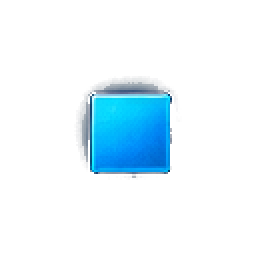
#> input picture assets/huds/minimap_ally.png, 128 x 128 px (shown 2 times larger); its folder holds only this picture in this run
$ python native_jpg.py ../assets/huds
#> lines starting #> are read from the running program, lines starting #| are printed output that depends on the picture
### tools/pack_web.py
# Хөтчийн build-ийн файлуудыг багцална (tools/build_web.ps1 дуудна).
#
#   python tools/pack_web.py <staged assets хавтас> <гаралтын хавтас> <manifest.json>
#
# Оролт: CMake-ийн бэлтгэсэн build_web/web_assets (тоглоомд хэрэгтэй файлууд л, хуудасны FS-ийн "/" үндэс).
# Хэмжээг багасгана:
#   - том текстурууд (*.png, HUD/icon-оос бусад) -> JPG (85 чанар; тунгалаг хэсэг нь зөвхөн UV-ийн хоосон зай)
#   - дуу (*.wav) -> OGG Vorbis (тоглоом .wav байхгүй бол .ogg-ийг ачаалдаг, src/Audio.cpp)
# Багцууд (web/shell.html татна):
#   core       - эхлэхэд заавал (цэс, дүрүүд, зэвсэг, газар, дуу, холын мод)
#   world      - унаа, мод, торх: тоглоом эхэлсний дараа ар талд татагдаж, анх аймагт орохдоо ачаалагдана
#   city/<нэр> - аймгийн төв бүрийн газрын зураг: тухайн аймагт орохдоо л
# Багцын нэрэнд агуулгын хэш орно (packs/world.1a2b3c4d.data): өөрчлөгдөөгүй багцыг шинэ хувилбарт дахин
# татахгүй (хөтчийн кэш). Хувиргасан файлуудыг build_web/pack_cache-д хадгалж дараагийн build-д дахин хийхгүй.
#
# Багцын бүтэц: "ZMPK", uint32 JSON-ий урт, JSON [[зам, эхлэл, хэмжээ], ...] (эхлэл нь өгөгдлийн хэсгээс), өгөгдөл.
import hashlib
import io
import json
import os
import struct
import sys

from PIL import Image
import soundfile

KEEP_PNG = ("assets/huds/", "assets/icons/")  # жижиг, тунгалаг дүрсүүд
WORLD = ("assets/cars/", "assets/trees/", "assets/pooshig/")
JPEG_QUALITY = 85
OGG_LEVEL = 0.5  # libsndfile: 0 = хамгийн өндөр чанар, 1 = хамгийн бага хэмжээ


def convert(source, rel, cache):
    """(шинэ зам, өгөгдөл): хөрвүүлэх шаардлагагүй бол эх файл."""
#> called with source = '../assets/huds/minimap_ally.png', rel = 'assets/minimap_ally.png', cache = 'build_web/pack_cache'
    data = open(source, "rb").read()
    if rel.endswith(".png") and not rel.startswith(KEEP_PNG):
        target, kind = rel[:-4] + ".jpg", "jpg"
    elif rel.endswith(".wav"):
        target, kind = rel[:-4] + ".ogg", "ogg"
    else:
        return rel, data
    key = hashlib.sha1(data).hexdigest()[:16]
    cached = os.path.join(cache, key + "." + kind)
    if os.path.exists(cached):
        return target, open(cached, "rb").read()
    out = io.BytesIO()
    if kind == "jpg":
        image = Image.open(io.BytesIO(data))
#> image is the input picture: PIL image 128x128 RGBA; mean R, G, B, A 1.2, 16.9, 24.8, 26.7
        if image.mode in ("RGBA", "LA", "P"):
            image = image.convert("RGBA")
            # Тунгалаг хэсгийг (UV-ийн хоосон зай) хар биш, ойролцоох өнгөөр: шүүлтүүрийн үед ирмэг харлахгүй
            background = image.resize((max(1, image.width // 16), max(1, image.height // 16)), Image.BOX)
            background = background.resize(image.size, Image.BILINEAR)
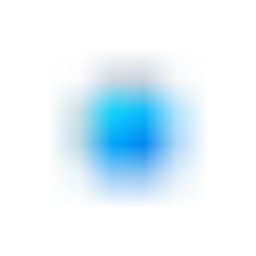
#> background: PIL image 128x128 RGBA (shown 2 times larger); mean R, G, B, A 6.3, 50, 73.3, 26.7; transparent parts drawn white
            background.paste(image, (0, 0), image)
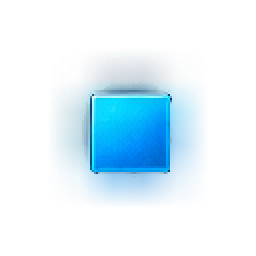
#> background: PIL image 128x128 RGBA (shown 2 times larger); mean R, G, B, A 6.5, 49.2, 72.3, 33.6; transparent parts drawn white
            image = background
        image.convert("RGB").save(out, "JPEG", quality=JPEG_QUALITY, optimize=True, progressive=False)
    else:
        samples, rate = soundfile.read(io.BytesIO(data), dtype="float32")
        soundfile.write(out, samples, rate, format="OGG", subtype="VORBIS", compression_level=OGG_LEVEL)
    os.makedirs(cache, exist_ok=True)
    open(cached, "wb").write(out.getvalue())
    return target, out.getvalue()


# [49 lines left out: functions group_of, main, not called in this run]


# [2 lines that do not run on import are left out]

### tools/native_jpg.py
# Android, Windows-ийн багцад бэлтгэсэн assets хавтасны том PNG текстуруудыг JPG болгоно (tools/build_android.ps1,
# tools/build_installer.ps1 дуудна). Вебийн багцлагчтай (tools/pack_web.py) ижил дүрэм, ижил кэш:
#   - huds/, icons/ доторх тунгалаг жижиг дүрсүүд, window_icon.png PNG хэвээр
#   - бусад *.png -> *.jpg (85 чанар), PNG-г устгана. Тоглоом .png олдохгүй бол .jpg-г ачаална (src/Platform.cpp ImageFile).
#   - sounds/narration/*.wav -> *.ogg (мэдэгдлийн дуу хоолой; бусад дуу WAV хэвээр)
#
#   python tools/native_jpg.py <assets хавтас>
import os
import sys

sys.path.insert(0, os.path.dirname(os.path.abspath(__file__)))
from pack_web import convert  # noqa: E402

ROOT = os.path.dirname(os.path.dirname(os.path.abspath(__file__)))
CACHE = os.path.join(ROOT, "build_web", "pack_cache")
KEEP = ("huds/", "icons/")
KEEP_FILES = ("window_icon.png",)


def main():
    folder = sys.argv[1]
    before = after = count = 0
    for base, _, files in os.walk(folder):
        for name in files:
            if not name.endswith(".png") or name in KEEP_FILES:
                continue
            path = os.path.join(base, name)
            rel = os.path.relpath(path, folder).replace("\\", "/")
            if rel.startswith(KEEP):
                continue
            # convert() нь "assets/..." замын дүрэм хэрэглэдэг (KEEP_PNG)
            target, data = convert(path, "assets/" + rel, CACHE)
            if not target.endswith(".jpg"):
                continue
            before += os.path.getsize(path)
            out = path[:-4] + ".jpg"
            open(out, "wb").write(data)
            after += len(data)
            os.remove(path)
            count += 1
    print(f"native_jpg: {count} textures {before / 1e6:.1f} MB -> {after / 1e6:.1f} MB")
    # Мэдэгдлийн дуу хоолой (sounds/narration/*.wav) -> OGG: тоглоом .wav олдохгүй бол .ogg-г ачаална (src/Audio.cpp)
    voices = os.path.join(folder, "sounds", "narration")
    before = after = count = 0
    if os.path.isdir(voices):
        for name in os.listdir(voices):
            if not name.endswith(".wav"):
                continue
            path = os.path.join(voices, name)
            target, data = convert(path, "assets/sounds/narration/" + name, CACHE)
            before += os.path.getsize(path)
            open(path[:-4] + ".ogg", "wb").write(data)
            after += len(data)
            os.remove(path)
            count += 1
    print(f"native_jpg: {count} narration voices {before / 1e6:.1f} MB -> {after / 1e6:.1f} MB")


if __name__ == "__main__":
    main()
